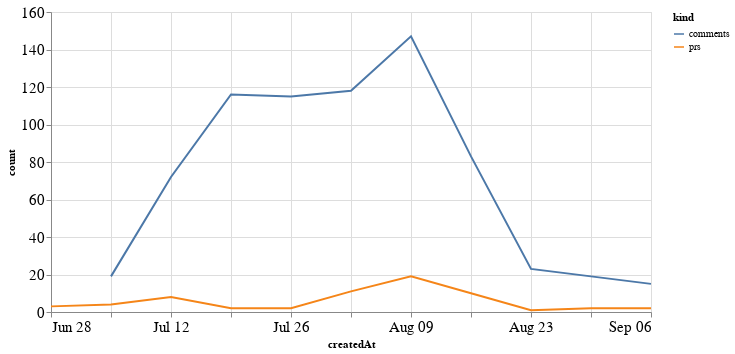

Notebook code cell kept with this figure:
### Code cell
alt.Chart(total_time, width=600).mark_line().encode(
    x='createdAt',
    y='count',
    color='kind'
)

### Figure 1 — Vega-Lite specification as saved in the notebook (floating-point values rounded to 4 significant figures)
{"config": {"axisLeft": {"labelFontSize": 15}, "axisBottom": {"labelFontSize": 15}}, "data": {"name": "data-185d7326994b0fc3cd28c094702eb23a"}, "mark": "line", "encoding": {"color": {"type": "nominal", "field": "kind"}, "x": {"type": "temporal", "field": "createdAt"}, "y": {"type": "quantitative", "field": "count"}}, "width": 600, "$schema": "https://vega.github.io/schema/vega-lite/v4.8.1.json", "datasets": {"data-185d7326994b0fc3cd28c094702eb23a": [{"createdAt": "2020-06-28T00:00:00", "kind": "prs", "count": 3.0}, {"createdAt": "2020-07-05T00:00:00", "kind": "prs", "count": 4.0}, {"createdAt": "2020-07-12T00:00:00", "kind": "prs", "count": 8.0}, {"createdAt": "2020-07-19T00:00:00", "kind": "prs", "count": 2.0}, {"createdAt": "2020-07-26T00:00:00", "kind": "prs", "count": 2.0}, {"createdAt": "2020-08-02T00:00:00", "kind": "prs", "count": 11.0}, {"createdAt": "2020-08-09T00:00:00", "kind": "prs", "count": 19.0}, {"createdAt": "2020-08-16T00:00:00", "kind": "prs", "count": 10.0}, {"createdAt": "2020-08-23T00:00:00", "kind": "prs", "count": 1.0}, {"createdAt": "2020-08-30T00:00:00", "kind": "prs", "count": 2.0}, {"createdAt": "2020-09-06T00:00:00", "kind": "prs", "count": 2.0}, {"createdAt": "2020-06-28T00:00:00", "kind": "comments", "count": null}, {"createdAt": "2020-07-05T00:00:00", "kind": "comments", "count": 19.0}, {"createdAt": "2020-07-12T00:00:00", "kind": "comments", "count": 72.0}, {"createdAt": "2020-07-19T00:00:00", "kind": "comments", "count": 116.0}, {"createdAt": "2020-07-26T00:00:00", "kind": "comments", "count": 115.0}, {"createdAt": "2020-08-02T00:00:00", "kind": "comments", "count": 118.0}, {"createdAt": "2020-08-09T00:00:00", "kind": "comments", "count": 147.0}, {"createdAt": "2020-08-16T00:00:00", "kind": "comments", "count": 83.0}, {"createdAt": "2020-08-23T00:00:00", "kind": "comments", "count": 23.0}, {"createdAt": "2020-08-30T00:00:00", "kind": "comments", "count": 19.0}, {"createdAt": "2020-09-06T00:00:00", "kind": "comments", "count": 15.0}]}}
